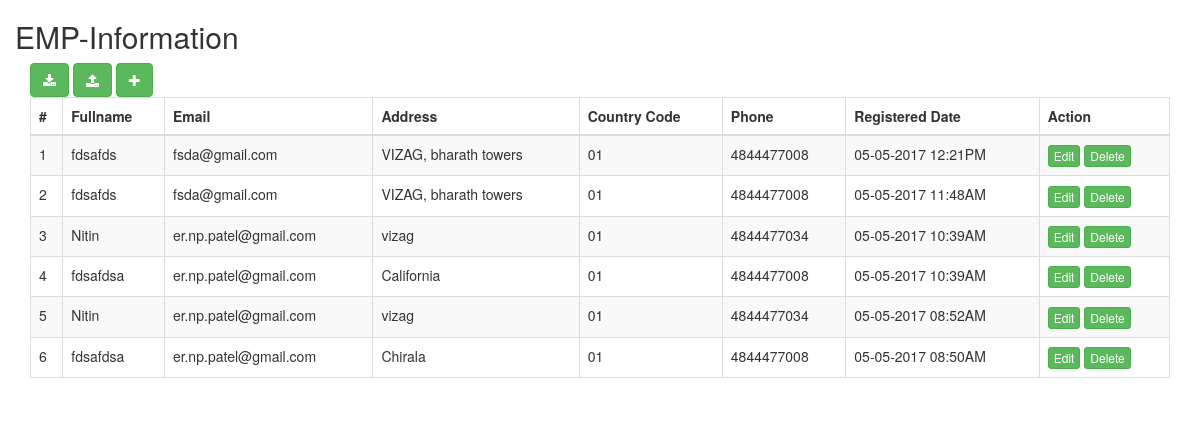
The page / on the database its author committed.
### tables this page shows
CREATE TABLE `users` (
  `id` bigint(20) UNSIGNED NOT NULL,
  `fname` varchar(100) NOT NULL,
  `email` varchar(100) NOT NULL,
  `address` varchar(100) NOT NULL,
  `mobile` varchar(20) NOT NULL,
  `country_code` varchar(20) NOT NULL,
  `created_at` varchar(25) NOT NULL,
  `updated_at` varchar(25) DEFAULT NULL
);

### index.php (the view, shortened to what this page needs)
<?php include_once("inc/header.php");
?>
<div class="container">
  <div class="row">
    <h2>EMP-Information
    </h2>
    <div class="col-md-4">
      <a class="btn btn-success" title="Download CSV format" href="export-csv.php" target="_blank">
        <i class="fa fa-download">
        </i>
      </a>
      <a class="btn btn-success" title="Upload JSON format" href="upload-emp-json.php" target="_blank">
        <i class="fa fa-upload">
        </i>
      </a>
      <a class="btn btn-success" title="Add Emp" href="add-emp.php">
        <i class="fa fa-plus">
        </i>
      </a>
    </div>
  </div>
  <div class="table-responsive">
    <table class="table table-bordered table-hover table-striped">
      <thead>
        <tr>
          <th>#</th>
          <th>Fullname</th>
          <th>Email</th>
          <th>Address</th>
		  <th>Country Code</th>
          <th>Phone</th>
          <th>Registered Date</th>
          <th>Action</th>
        </tr>
      </thead>
      <tbody>
        <?php
$q = "SELECT * FROM users order by id desc";
$data= $con->query($q);
if(!$data->num_rows){?>
        <tr>
          <td colspan="6" class="text-center">No Records found
          </td>
        </tr>
        <?php }else{
			$i=0;
      while($row = $data->fetch_assoc()){
        $i++;
				extract($row);?>
			<tr>
			  <td><?=$i?></td>
			  <td><?=$fname?></td>
			  <td><?=$email?></td>
			  <td><?=$address?></td>
			  <td><?=$country_code?></td>
			  <td><?=$mobile?></td>
			  <td><?=date("m-d-Y h:iA",$created_at)?></td>
			  <td>
				<a href="edit-emp.php?id=<?=$id?>&action=edit">
				  <button class="btn btn-success btn-xs">Edit
				  </button>
				</a>
				<a href="javascript:msgbox(<?=$id?>);">
				  <button class="btn btn-success btn-xs">Delete
				  </button>
				</a>
			  </td>
			</tr>
        <?php }
		}?>
      </tbody>
    </table>
  </div>
</div>
<?php include_once("inc/footer.php")?>

### inc/header.php (shortened to what this page needs)
<!DOCTYPE html>
<html lang="en">
  <head>
	<link rel="stylesheet" href="https://maxcdn.bootstrapcdn.com/bootstrap/3.3.7/css/bootstrap.min.css">
	<link rel="stylesheet" href="https://maxcdn.bootstrapcdn.com/font-awesome/4.7.0/css/font-awesome.min.css">
  </head>
  <body>

### inc/footer.php
  </body>
</html>

### rows shown on the page
users: fname "fdsafds", email "fsda@gmail.com", address "VIZAG, bharath towers", country_code "01", mobile "4844477008", created_at "05-05-2017 12:21PM"
users: fname "fdsafds", email "fsda@gmail.com", address "VIZAG, bharath towers", country_code "01", mobile "4844477008", created_at "05-05-2017 11:48AM"
users: fname "Nitin", email "er.np.patel@gmail.com", address "vizag", country_code "01", mobile "4844477034", created_at "05-05-2017 10:39AM"
users: fname "fdsafdsa", email "er.np.patel@gmail.com", address "California", country_code "01", mobile "4844477008", created_at "05-05-2017 10:39AM"
users: fname "Nitin", email "er.np.patel@gmail.com", address "vizag", country_code "01", mobile "4844477034", created_at "05-05-2017 08:52AM"
users: fname "fdsafdsa", email "er.np.patel@gmail.com", address "Chirala", country_code "01", mobile "4844477008", created_at "05-05-2017 08:50AM"
